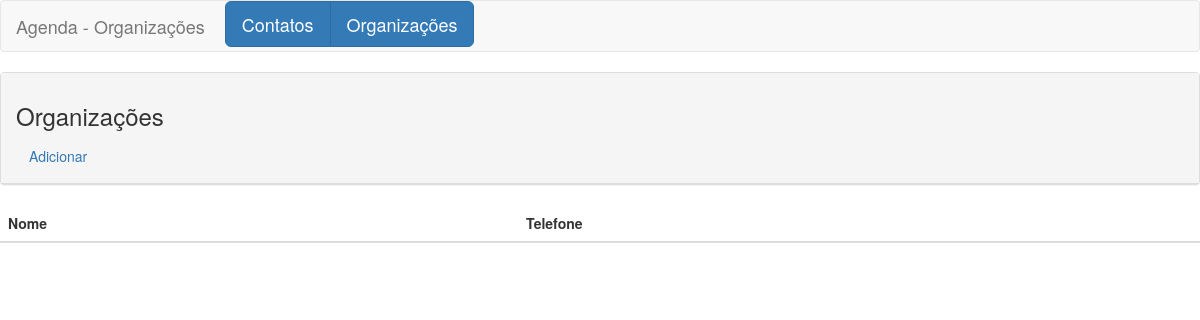
/organizacoes.php, run on an earlier commit of the app's database.
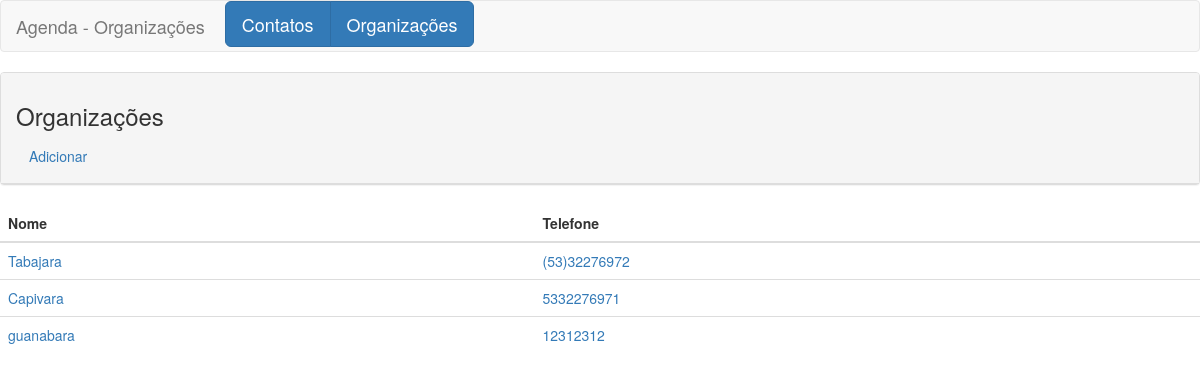
And on a later commit of the database.
### tables this page shows
CREATE TABLE `organizacoes` (
  `cod_organizacao` bigint(20) NOT NULL,
  `nome_organizacao` varchar(60) NOT NULL,
  `telefone` varchar(14) NOT NULL
);

### organizacoes.php (the view)
<?php
$title="Organizações";
require_once 'header.php';
?>
<div class="row col-md-12">
</div>
<div class="panel panel-default">
	<div class="panel-heading">
		<h3><?php echo 	$title ?></h3>
		<a href="novo_organizacao.php" class="btn btn-md-primary">Adicionar</a>
	</div>
</div>
<table class="table table-stripped">
	<thead>
		<tr>
			<th>Nome</th>
			<th>Telefone</th>
		</tr>
	</thead>
	<tbody>
		<?php
		$consulta = $con->query("SELECT * FROM organizacoes;");
		while ($linha = $consulta->fetch(PDO::FETCH_ASSOC)) {
			?>
			<tr>
				<td>
					<a href="edita_organizacao.php?c=<?php echo $linha['cod_organizacao'] ?>">
						<?php echo $linha['nome_organizacao'] ?>
					</a>
				</td>
				<td>
					<a href="edita_organizacao.php?c=<?php echo $linha['cod_organizacao'] ?>">
						<?php echo $linha['telefone'] ?>
					</a>
				</td>
			</tr>
			<?php } ?>
		</tbody>
	</table>
	<?php
	require_once 'footer.php';
	?>

### header.php (shortened to what this page needs)
<!DOCTYPE html>
<html lang="pt-br">
<head>
	<link href="css/bootstrap.min.css" rel="stylesheet">
</head>
<body>
<div class="content">
<div class="navbar navbar-default">
	<div class="navbar-header">
		<a href="#" class="navbar-brand ">
			Agenda - <?php echo $title ?>
		</a>
	</div>
	<div class="btn-toolbar">
		<div class="btn-group-lg btn-group">
			<a href="index.php" class="btn btn-primary">Contatos</a>
			<a href="organizacoes.php" class="btn btn-primary ">Organizações</a>
		</div>
	</div>
</div>

### footer.php (shortened to what this page needs)
</div>
</body>
</html>

What changed in the data, as far as the page shows it:
added organizacoes: nome_organizacao "Tabajara", telefone "(53)32276972"
added organizacoes: nome_organizacao "Capivara", telefone "5332276971"
added organizacoes: nome_organizacao "guanabara", telefone "12312312"
